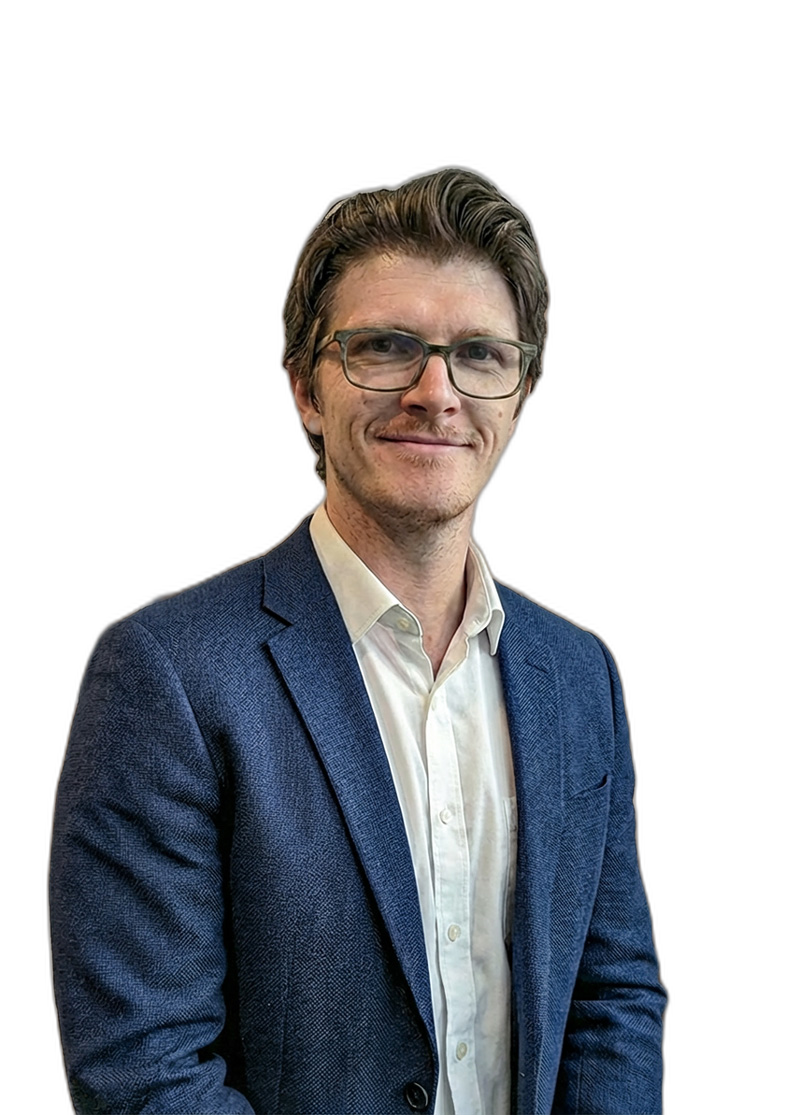
#> input picture prepared-photos/karol-linkedin/person.png, 800 x 1115 px
$ python batch_generate.py ../prepared-photos/karol-linkedin
#> lines starting #> are read from the running program, lines starting #| are printed output that depends on the picture
#!/usr/bin/env python3
"""
Spectramotus Batch Generator V3 — RGBA PNG Sequence Output

Eliminates the green screen approach entirely. Instead:
1. Feeds the ORIGINAL source photo to LivePortrait (with pasteback enabled)
2. LivePortrait animates the face and pastes it back onto the original image
3. We extract RGBA frames using the RMBG-2.0 person mask from prepare_photo.py
4. Saves as PNG sequences with clean alpha — no chroma keying needed at runtime

Usage:
    python batch_generate_v3.py prepared-photos/karol-photo

Output structure:
    generated_clips/<photo_name>/
        idle/
            frame_0000.png  (RGBA)
            frame_0001.png
            ...
            clip_meta.json  (frame count, fps, etc.)
        smile/
            frame_0000.png
            ...
        ...
"""

import os
import sys
import subprocess
import shutil
import json
from pathlib import Path
import argparse

import cv2
import numpy as np
from PIL import Image

# Configuration
DRIVING_VIDEOS_DIR = "driving-videos"
OUTPUT_BASE_DIR = "generated_clips"

# Define your driving videos and output clip names
DRIVING_VIDEOS = {
    "idle": "base-position.mp4",
    "look_left": "look-left.mp4",
    "look_right": "look-right.mp4",
    "smile": "smile.mp4",
    "sup_dude": "sup-dude.mp4",
}


def load_metadata(prepared_photo_dir):
    """Load metadata.json from prepared photo directory"""
    metadata_path = os.path.join(prepared_photo_dir, "metadata.json")
    if not os.path.exists(metadata_path):
        print(f"Warning: No metadata.json found in {prepared_photo_dir}")
        return None
    with open(metadata_path, 'r') as f:
        return json.load(f)


# [5 lines left out: function save_metadata, not called in this run]


def get_photo_name(prepared_photo_dir):
    return Path(prepared_photo_dir).name


def get_python_executable():
    conda_prefix = os.environ.get("CONDA_PREFIX")
    if conda_prefix:
        conda_python = os.path.join(conda_prefix, "bin", "python")
        if os.path.exists(conda_python):
            return conda_python
    return sys.executable


def load_person_mask(prepared_photo_dir):
    """
    Load the RMBG-2.0 person mask from prepare_photo.py output.

    The mask.png from prepare_photo has: 0 = background (keep), 255 = person (remove/inpaint).
    We invert this so: 255 = person (visible), 0 = background (transparent).

    We also load person.png alpha channel as a higher-quality alternative if available.
    """
    # Prefer person.png alpha channel — it has soft edges from RMBG-2.0
    person_path = os.path.join(prepared_photo_dir, "person.png")
    if os.path.exists(person_path):
        person_img = Image.open(person_path).convert("RGBA")
        alpha = np.array(person_img)[:, :, 3]  # Extract alpha channel
        print(f"  ✓ Loaded person alpha from person.png ({alpha.shape[1]}x{alpha.shape[0]})")
        return alpha

    # Fallback: use mask.png (binary, less quality at edges)
    mask_path = os.path.join(prepared_photo_dir, "mask.png")
    if os.path.exists(mask_path):
        mask = cv2.imread(mask_path, cv2.IMREAD_GRAYSCALE)
        # mask.png convention: 255 = person area, 0 = background
        # (prepare_photo.py: alpha > 10 → 255)
        print(f"  ✓ Loaded mask from mask.png ({mask.shape[1]}x{mask.shape[0]})")
        return mask

    raise FileNotFoundError(
        f"No person.png or mask.png found in {prepared_photo_dir}. Run prepare_photo.py first!"
    )


# [72 lines left out: function extract_rgba_frames, not called in this run]


def generate_clip_with_rgba(source_image, driving_video, output_dir,
                             clip_name, photo_name, person_mask, feather_px=3):
    """
    Generate one clip:
    1. Run LivePortrait with the original source image (pasteback enabled)
    2. Extract RGBA PNG frames using the person mask
    """
    print(f"\n{'='*60}")
    print(f"Generating: {clip_name}")
    print(f"{'='*60}")

    # Step 1: Run LivePortrait → MP4 with pasteback onto original
    temp_output = os.path.join("temp_output", clip_name)
    Path(temp_output).mkdir(parents=True, exist_ok=True)

    python_exe = get_python_executable()
    cmd = [
        python_exe, "inference.py",
        "--source", source_image,
        "--driving", driving_video,
        "--output-dir", temp_output,
        # pasteback is True by default — animated face composited onto source image
    ]

    env = os.environ.copy()
    env["PYTORCH_ENABLE_MPS_FALLBACK"] = "1"

    try:
        subprocess.run(cmd, env=env, check=True)
    except subprocess.CalledProcessError as e:
        print(f"  ✗ LivePortrait failed: {e}")
        return False, None

    # Find the output video (not the _concat version)
    temp_files = list(Path(temp_output).glob("*.mp4"))
    non_concat_files = [f for f in temp_files if '_concat' not in f.name]

    if not non_concat_files:
        print(f"  ✗ No output video found in {temp_output}")
        return False, None

    pasteback_video = str(non_concat_files[0])
    print(f"  ✓ LivePortrait output: {pasteback_video}")

    # Step 2: Extract RGBA PNG sequence
    clip_output_dir = os.path.join(output_dir, clip_name)
    print(f"  Extracting RGBA frames → {clip_output_dir}/")

    clip_meta = extract_rgba_frames(
        pasteback_video,
        person_mask,
        clip_output_dir,
        feather_px=feather_px,
    )

    print(f"  ✓ Saved {clip_meta['frame_count']} RGBA frames @ {clip_meta['fps']:.1f}fps")

    # Cleanup temp
    shutil.rmtree(temp_output, ignore_errors=True)

    return True, clip_meta


def main():
    parser = argparse.ArgumentParser(
        description="Generate RGBA PNG sequence clips from prepared photos (no green screen)"
    )
    parser.add_argument(
        "prepared_photo_dir",
        help="Path to prepared photo directory (e.g., prepared-photos/karol-photo)"
    )
    parser.add_argument(
        "--feather",
        type=int,
        default=3,
        help="Edge feather amount in pixels (default: 3, 0 = no feather)"
    )
    args = parser.parse_args()
    prepared_photo_dir = args.prepared_photo_dir

    if not os.path.exists(prepared_photo_dir):
        print(f"ERROR: Directory not found: {prepared_photo_dir}")
        sys.exit(1)

    metadata = load_metadata(prepared_photo_dir)
    photo_name = get_photo_name(prepared_photo_dir)

    # Determine source image
    # V3 pipeline: prepare_photo.py saves source.png (the original photo)
    source_image = os.path.join(prepared_photo_dir, "source.png")

    if not os.path.exists(source_image):
        # Fallback: try to reconstruct from person + background (for older prepared photos)
        person_path = os.path.join(prepared_photo_dir, "person.png")
        background_path = os.path.join(prepared_photo_dir, "background.png")

        if os.path.exists(person_path) and os.path.exists(background_path):
            print("source.png not found — reconstructing from person + background...")
            person = Image.open(person_path).convert("RGBA")
#> person is the input picture: PIL image 800x1115 RGBA; mean R, G, B, A 34.9, 37, 41.5, 111.1
            background = Image.open(background_path).convert("RGBA")
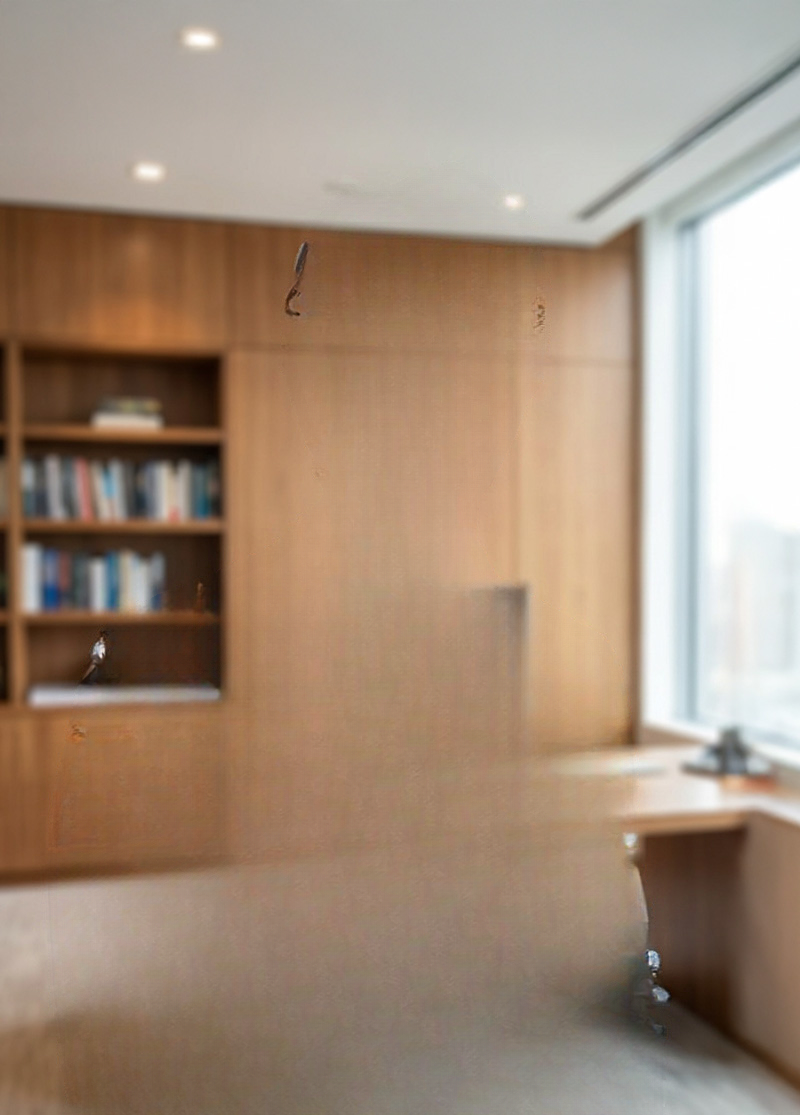
#> input picture prepared-photos/karol-linkedin/background.png, 800 x 1115 px
            if background.size != person.size:
                background = background.resize(person.size, Image.LANCZOS)
            composite = Image.alpha_composite(background, person).convert("RGB")
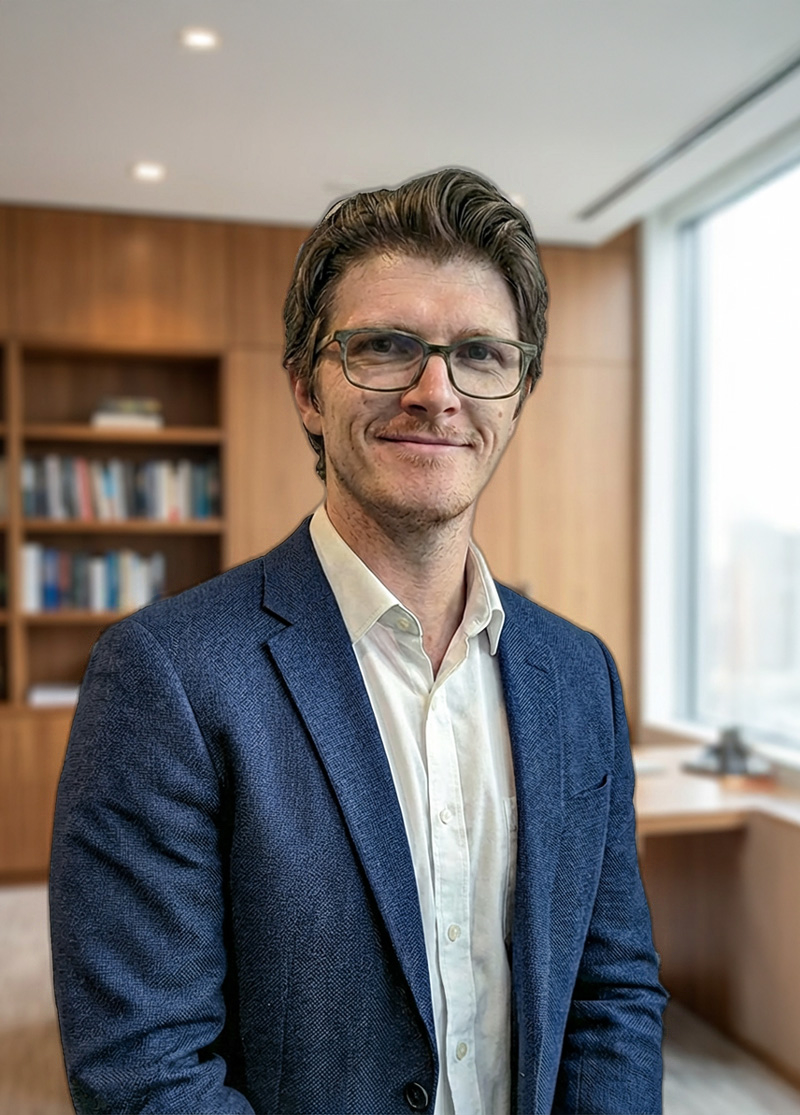
#> composite: PIL image 800x1115 RGB; mean R, G, B 130, 123.8, 120.6
            composite.save(source_image)
            print(f"  ✓ Saved reconstructed source: {source_image}")
        else:
            print(f"ERROR: source.png not found in {prepared_photo_dir}")
            print("Re-run prepare_photo.py to generate it.")
            sys.exit(1)

    print(f"Source: {source_image}")

    # Load person mask
    print("\nLoading person mask...")
    person_mask = load_person_mask(prepared_photo_dir)
#> in load_person_mask, `alpha = np.array(person_img)[:, :, 3]`:
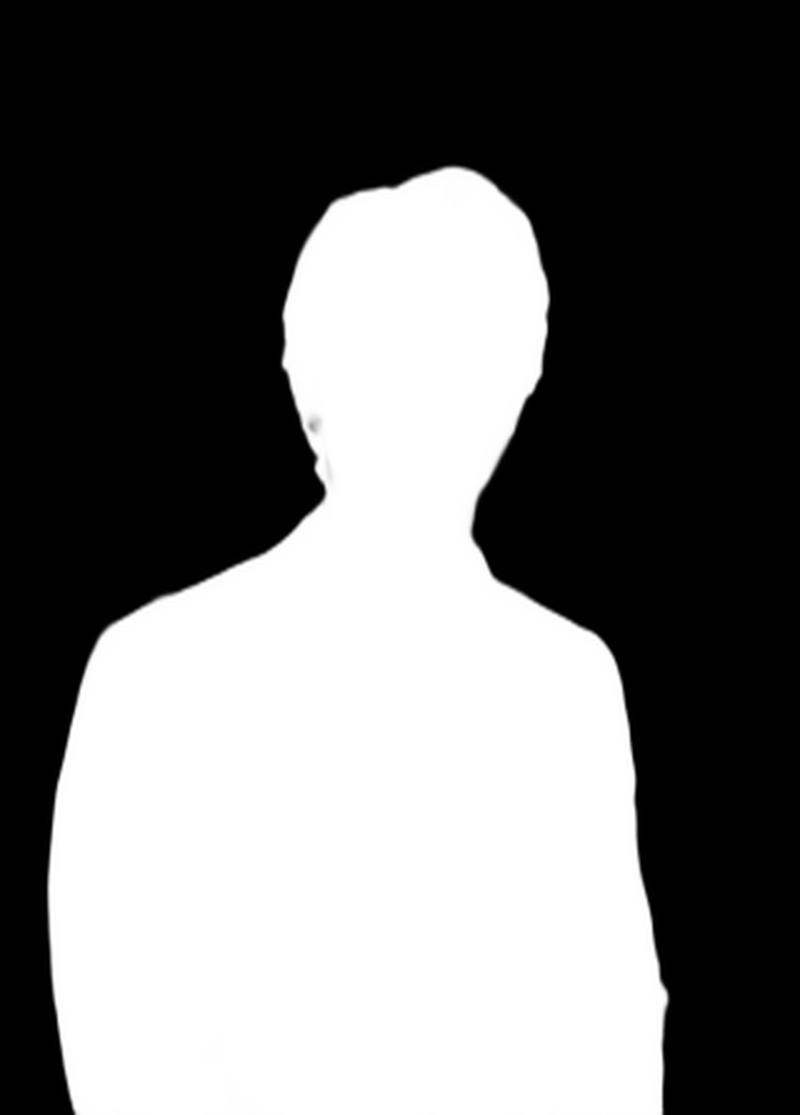
#> alpha: shape (1115, 800); min 0, max 255, mean 111.1
#|   ✓ Loaded person alpha from person.png (800x1115)

    # Create output directory
    output_folder = os.path.join(OUTPUT_BASE_DIR, photo_name)
    Path(output_folder).mkdir(parents=True, exist_ok=True)

    print("\n" + "="*60)
    print("SPECTRAMOTUS BATCH GENERATOR V3 — RGBA PNG SEQUENCES")
    print("="*60)
    print(f"Source image: {source_image}")
    print(f"Person mask: {person_mask.shape[1]}x{person_mask.shape[0]}")
#| Person mask: 800x1115
    print(f"Edge feather: {args.feather}px")
    print(f"Clips to generate: {len(DRIVING_VIDEOS)}")
    print(f"Output: {output_folder}/")
    print("="*60)

    # Generate all clips
    results = {}
    generated_clips = []

    for clip_name, driving_filename in DRIVING_VIDEOS.items():
        driving_path = os.path.join(DRIVING_VIDEOS_DIR, driving_filename)

        if not os.path.exists(driving_path):
            print(f"WARNING: Driving video not found: {driving_path}")
            results[clip_name] = False
            continue

        success, clip_meta = generate_clip_with_rgba(
            source_image,
            driving_path,
            output_folder,
            clip_name,
            photo_name,
            person_mask,
            feather_px=args.feather,
        )
#> success = False
        results[clip_name] = success

        if success:
            generated_clips.append({
                "name": clip_name,
                "type": "rgba_png_sequence",
                "directory": clip_name,
                "frame_count": clip_meta["frame_count"],
                "fps": clip_meta["fps"],
            })

    # Update metadata
    if metadata:
        metadata["clips"] = generated_clips
        metadata["clip_format"] = "rgba_png_sequence"
        metadata["animations"]["person_clips"] = list(results.keys())
        save_metadata(prepared_photo_dir, metadata)
        print(f"\n✓ Updated metadata.json")

    # Summary
    print("\n" + "="*60)
    print("GENERATION COMPLETE")
    print("="*60)
    successful = sum(results.values())
#> successful = 0
    total = len(results)
#> total = 5
    print(f"Successfully generated: {successful}/{total} clips")
#| Successfully generated: 0/5 clips

    total_frames = 0
    for clip in generated_clips:
        total_frames += clip["frame_count"]
        print(f"  ✓ {clip['name']}: {clip['frame_count']} frames @ {clip['fps']:.0f}fps")

    # Estimate disk usage
    # Rough estimate: ~200KB per RGBA PNG frame at 512x512ish
    est_size_mb = total_frames * 0.2
    print(f"\nTotal frames: {total_frames} (~{est_size_mb:.0f}MB estimated)")
    print(f"Output: {os.path.abspath(output_folder)}/")
    print(f"\nNext step: python interactive_portrait_v2.py {prepared_photo_dir}")
    print("="*60)


if __name__ == "__main__":
    main()
